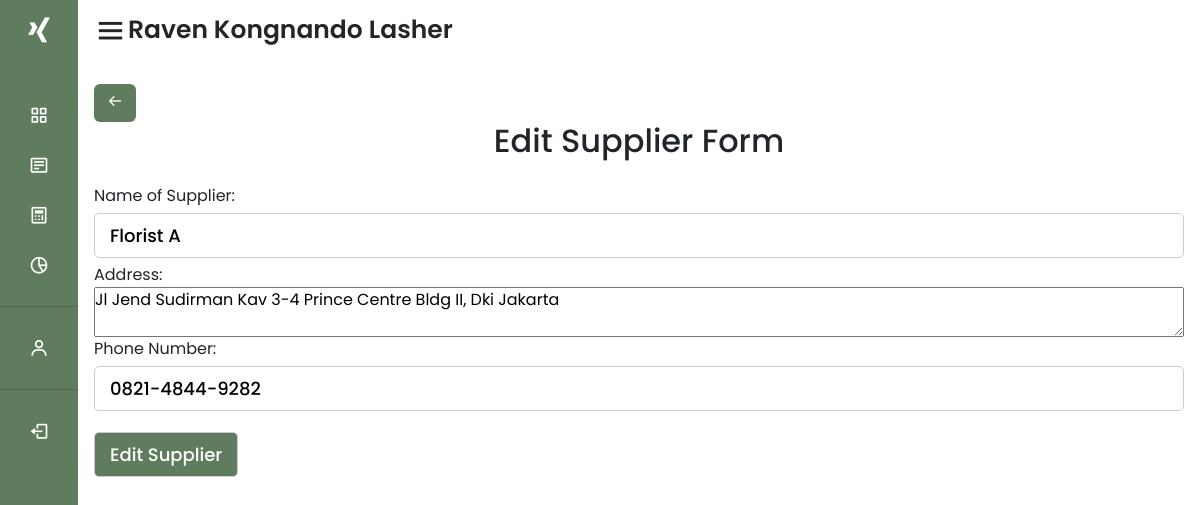
/edit-supplier/1/ (signed in), run on the app's committed database.
### BWM_MARCOS/models.py (models this page shows, shortened)
class Supplier(models.Model):
     user = models.ForeignKey(User, on_delete=models.CASCADE)
     nama = models.CharField(max_length=255)
     alamat = models.TextField()
     nomor_telepon = models.CharField(max_length=15)

### BWM_MARCOS/views.py (the view, shortened to what this page needs)
# urls.py: path('edit-supplier/<int:pk>/', views.edit_supplier, name='edit-supplier'),
@login_required(login_url='/login')
def edit_supplier(request, pk):
     if pk is None:
          return HttpResponseBadRequest("Data supplier is not valid")
     try:
          supplier = get_object_or_404(Supplier, pk=pk, user=request.user)
     except ValueError:
          return HttpResponseBadRequest("Data supplier is not valid")
     return render(request, 'inner/supplier/edit.html', {'title':'Edit Supplier Page', 'supplier': supplier})

### templates/inner/supplier/edit.html (shortened to what this page needs)
{% extends 'layout/main.html' %}
{% block content %}
<div>
     <a class="btn dustyGreen text-white mt-2" href="{% url 'view_supplier' %}">
          <i class='bx bx-arrow-back'></i>
     </a>
     <h2 class="text-center mb-4">Edit Supplier Form</h2>
</div>
<form method="post">
     <div class="form row justify-content-between text-left">
          <div class="form-group col-12 flex-column d-flex">
               <label for="kode_supplier">Name of Supplier:</label>
               <input class="form" type="text" name="nama" value="{{ supplier.nama }}" required>
          </div>
     </div>
     <div class="form row justify-content-between text-left">
          <div class="form-group col-12 flex-column d-flex">
               <label for="nama_supplier">Address:</label>
               <textarea class="form" name="alamat" required>{{ supplier.alamat }}</textarea>
          </div>
     </div>
     <div class="form row justify-content-between text-left">
          <div class="form-group col-12 flex-column d-flex">
               <label for="nama_supplier">Phone Number:</label>
               <input class="form" type="text" name="nomor_telepon" value="{{ supplier.nomor_telepon }}" required>
          </div>
     </div>
     <div class="form row justify-content-end mt-2">
          <div class="form-group col-12">
               <button type="submit" class="form btn-block dustyGreen text-white mt-2">
                    Edit Supplier
               </button>
          </div>
     </div>
</form>
{% endblock %}

### static/css/styles.css (style rules this page uses)
* { font-family: 'Poppins', sans-serif; margin : 0; padding : 0; box-sizing : border-box; list-style : none; text-decoration: none; }
a { text-decoration: none !important; }
:root { --color_Dark1 : #1e1e1e; --color_Dark2 : #252527; --color_Light1 : #dfdfdf; --color_White : #ffffff; --color_Gold : #f8c331; --color_SoftGreen : #99b699; --color_DustyGreen : #5f7c5e; }
.dustyGreen { background : var(--color_DustyGreen) !important; }
.form input,.form button { padding: 8px 15px; border-radius: 5px !important; margin: 5px 0px; box-sizing: border-box; border: 1px solid #ccc; font-size: 18px !important; font-weight: 500; }

### data on the page
Supplier: nama "Florist A", alamat "Jl Jend Sudirman Kav 3-4 Prince Centre Bldg II, Dki Jakarta", nomor_telepon "0821-4844-9282"
